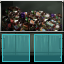

This is a level from a 2D game, rendered from its Tiled map with the project's own tilesets. A one-line summary and the map file follow, with tile-layer data summarised:
An orthogonal 2x2 tile map with 32x32 px tiles, 2 tile layers (objects, collision), 1 hidden layer not drawn, 6 tilesets.

<map version="1.0" orientation="orthogonal" width="2" height="2" tilewidth="32" tileheight="32">
 <tileset firstgid="1" name="furniture-modern" tilewidth="32" tileheight="32">
  <image source="../maps/graphics/tiles/furniture-modern.png" width="512" height="512" />
 </tileset>
 <tileset firstgid="257" name="furniture-placement" tilewidth="32" tileheight="32">
  <image source="../maps/graphics/tiles/furniture-placement.png" width="64" height="64" />
  <tile id="2">
   <properties>
    <property name="constraint" value="ground" />
   </properties>
  </tile>
  <tile id="3">
   <properties>
    <property name="constraint" value="wall" />
   </properties>
  </tile>
 </tileset>
 <tileset firstgid="261" name="collision" tilewidth="32" tileheight="32">
  <image source="../maps/graphics/tiles/collision.png" width="64" height="32" />
  <tile id="0">
   <properties>
    <property name="collision" value="short" />
   </properties>
  </tile>
 </tileset>
 <tileset firstgid="263" name="furniture-lab" tilewidth="32" tileheight="32">
  <image source="../maps/graphics/tiles/furniture-lab.png" width="512" height="512" />
 </tileset>
 <tileset firstgid="519" name="future-obj3" tilewidth="32" tileheight="32">
  <image source="../image-atlases/future-obj3.png" width="512" height="512" />
 </tileset>
 <tileset firstgid="775" name="future-obj4" tilewidth="32" tileheight="32">
  <image source="../image-atlases/future-obj4.png" width="512" height="512" />
 </tileset>
 <layer name="objects" width="2" height="2">
  <data>[4 cells, 4 non-empty, 4 distinct tile ids]</data>
 </layer>
 <layer name="constraints" width="2" height="2" visible="0">
  <data>[4 cells, 4 non-empty, 2 distinct tile ids]</data>
 </layer>
 <layer name="collision" width="2" height="2">
  <data>[4 cells, 2 non-empty, 1 distinct tile ids]</data>
 </layer>
</map>
